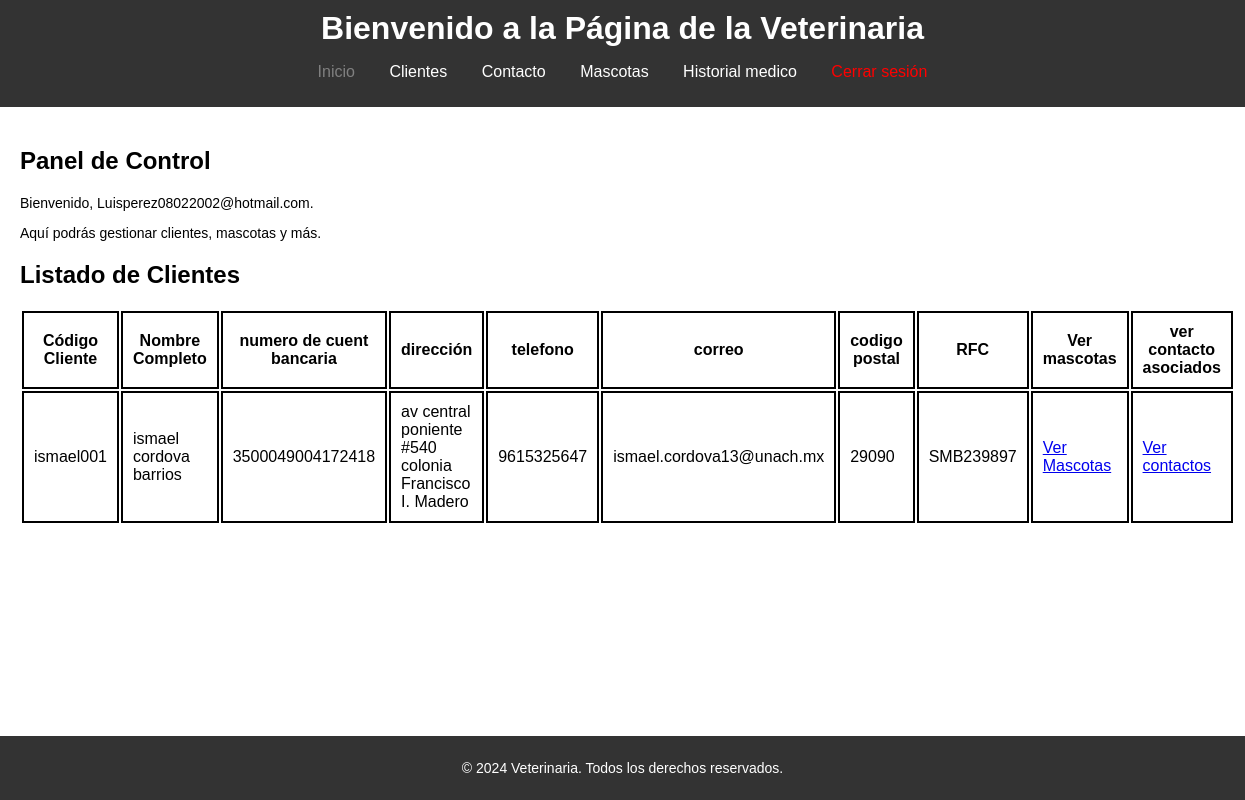
/index.php (signed in), run on the app's committed database.
### tables this page shows
CREATE TABLE `clients` (
  `id` int(11) NOT NULL,
  `codigo_cliente` varchar(255) NOT NULL,
  `nombre_completo` varchar(255) NOT NULL,
  `numero_cuenta_bancaria` varchar(20) DEFAULT NULL,
  `direccion` text DEFAULT NULL,
  `telefono` varchar(15) DEFAULT NULL,
  `correo` varchar(255) DEFAULT NULL,
  `codigo_postal` varchar(10) DEFAULT NULL,
  `rfc` varchar(20) DEFAULT NULL
);

### index.php (the view, shortened to what this page needs)
<?php
$conn = get_db_connection();
$query = "SELECT * FROM clients";
$result = mysqli_query($conn, $query);
?>
<!DOCTYPE html>
<html lang="es-mx">
<head>
    <link rel="stylesheet" href="./css/style.css">
</head>
<body>
    <header>
        <h1>Bienvenido a la Página de la Veterinaria</h1>
        <nav>
            <ul>
                <li><a href="#"                             class="nav-active">Inicio</a></li>
                <li><a href="./pages/clientes.php"          class="nav-hover">Clientes</a></li>
                <li><a href="./pages/contactos.php"         class="nav-hover">Contacto</a></li>
                <li><a href="./pages/mascotas.php"          class="nav-hover">Mascotas</a></li>
                <li><a href="./pages/historial_medico.php"  class="nav-hover">Historial medico</a></li>
                <li><a href="./logout.php"                  class="cerrar_sesion">Cerrar sesión</a></li>
            </ul>
        </nav>
    </header>
    <main>
        <section>
            <h2>Panel de Control</h2>
            <p>Bienvenido, <?php echo htmlspecialchars($_SESSION['username']); ?>.</p>
            <p>Aquí podrás gestionar clientes, mascotas y más.</p>
        </section>
        <h2>Listado de Clientes</h2>
        <table>
            <thead>
                <tr>
                    <th>Código Cliente</th>
                    <th>Nombre Completo</th>
                    <th>numero de cuent bancaria</th>
                    <th>dirección</th>
                    <th>telefono</th>
                    <th>correo</th>
                    <th>codigo postal</th>
                    <th>RFC</th>
                    <th>Ver mascotas</th>
                    <th>ver contacto asociados</th>
                </tr>
            </thead>
            <tbody>
                <?php if ($result && mysqli_num_rows($result) > 0): ?>
                    <?php while ($row = mysqli_fetch_assoc($result)): ?>
                        <tr>
                            <td><?php echo htmlspecialchars($row['codigo_cliente']); ?></td>
                            <td><?php echo htmlspecialchars($row['nombre_completo']); ?></td>
                            <td><?php echo htmlspecialchars($row['numero_cuenta_bancaria']); ?></td>
                            <td><?php echo htmlspecialchars($row['direccion']); ?></td>
                            <td><?php echo htmlspecialchars($row['telefono']); ?></td>
                            <td><?php echo htmlspecialchars($row['correo']); ?></td>
                            <td><?php echo htmlspecialchars($row['codigo_postal']); ?></td>
                            <td><?php echo htmlspecialchars($row['rfc']); ?></td>
                            <td><a href="pages/mascotas_lista.php?client_id=<?php echo urlencode($row['id']); ?>">Ver Mascotas</a></td>
                            <td><a href="pages/contactos_lista.php?client_id=<?php echo urlencode($row['id']); ?>">Ver contactos</a></td>
                        </tr>
                    <?php endwhile; ?>
                <?php else: ?>
                    <tr>
                        <td colspan="3">No hay clientes registrados.</td>
                    </tr>
                <?php endif; ?>
            </tbody>
        </table>
    </main>
    <footer>
        <p>&copy; 2024 Veterinaria. Todos los derechos reservados.</p>
    </footer>
</body>
</html>

### css/style.css (style rules this page uses)
html, body { height: 100%; margin: 0; }
body { display: flex; flex-direction: column; font-family: Arial, sans-serif; margin: 0; padding: 0; }
header { background-color: #333; color: white; padding: 10px 0; }
header h1 { text-align: center; margin: 0; }
nav ul { list-style: none; padding: 0; text-align: center; }
nav ul li { display: inline; margin: 0 15px; }
nav ul li a { color: white; text-decoration: none; }
nav .cerrar_sesion { color:red; }
nav .nav-active { color: gray; }
main { flex: 1; padding: 20px; }
footer { background-color: #333; color: white; text-align: center; padding: 10px 0; }
p { font-size: 14px; }

### index.php (style rules this page uses)
td, th { border:2px solid black; padding:10px; margin:0px; }

### data on the page
clients: codigo_cliente "ismael001", nombre_completo "ismael cordova barrios", numero_cuenta_bancaria "3500049004172418", direccion "av central poniente #540 colonia Francisco I. Madero", telefono "9615325647", correo "ismael.cordova13@unach.mx", codigo_postal "29090", rfc "SMB239897"

### other printed values
$_SESSION['username'] "Luisperez08022002@hotmail.com"
